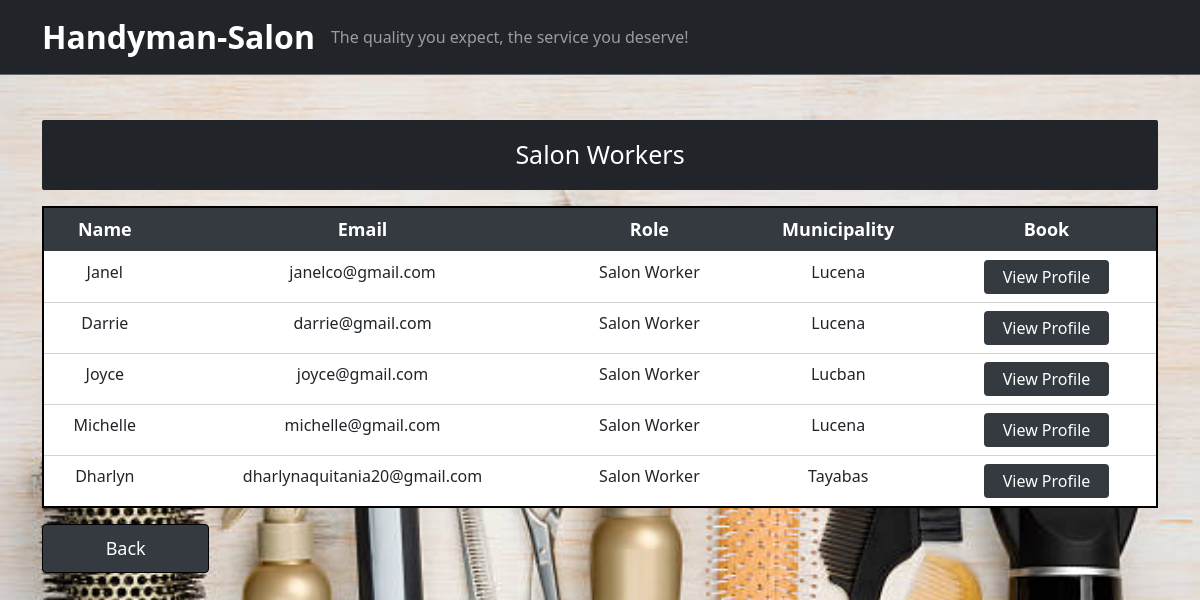
Page /Worker/SalonLists.php on the committed database.
### tables this page shows
CREATE TABLE `workerslogin_tb` (
  `w_login_id` int(11) NOT NULL,
  `w_fname` varchar(60) NOT NULL,
  `w_lname` varchar(60) NOT NULL,
  `w_birthday` date NOT NULL,
  `w_gender` varchar(60) NOT NULL,
  `w_municipality` varchar(60) NOT NULL,
  `w_number` varchar(60) NOT NULL,
  `w_email` varchar(60) NOT NULL,
  `w_password` varchar(60) NOT NULL,
  `w_role` varchar(60) NOT NULL,
  `w_file` varchar(60) NOT NULL,
  `w_status` varchar(100) NOT NULL DEFAULT 'pending',
  `w_haircutprice` varchar(11) NOT NULL,
  `w_hair_color_price` varchar(11) NOT NULL,
  `w_manicure_price` varchar(11) NOT NULL,
  `w_pedicure_price` varchar(11) NOT NULL,
  `w_make_up_price` varchar(11) NOT NULL,
  `w_haircut` varchar(60) NOT NULL,
  `w_haircolor` varchar(60) NOT NULL,
  `w_manicure` varchar(60) NOT NULL,
  `w_pedicure` varchar(60) NOT NULL,
  `w_makeup` varchar(60) NOT NULL,
  `w_img` varchar(60) NOT NULL,
  `w_withdraw` varchar(100) NOT NULL DEFAULT 'pending'
);

### Worker/SalonLists.php (the view, shortened to what this page needs)
<?php
include('../dbConnection.php');
?>
<!DOCTYPE html>
<html lang="en">
<head>
  <link rel="stylesheet" href="../css/bootstrap.min.css">
<link rel="stylesheet" href="../css/custom.css">
<link rel="stylesheet" href="../css/responsive.css">
<link rel="stylesheet" href="../css/styles.css">
</head>
<body>
<nav class="navbar navbar-expand-lg navbar-dark bg-dark fixed-top">
  <div class="container fluid">
    <a href="../index.php" class="navbar-brand">Handyman-Salon</a>
    <span class="navbar-text">The quality you expect, the service you deserve!</span>
  </div>
 </nav>
<section class="section-5" style="margin-top: 10%;">
      <div class="container">
      <div class="row gx-0">
        <div class="text-center">
        <p class="bg-dark text-white p-3" style="border-radius: 2px; font-size:25px">Salon Workers</p>
        <?php
          $sql= "SELECT * FROM workerslogin_tb WHERE w_role ='Salon Worker'";
          $result = $conn->query($sql);
          if($result->num_rows > 0){
            ?>
            <table class="table" style="text-align: center;">
              <thead>
              <tr>
                <th scope="col">Name</th>
                <th scope="col">Email</th>
                <th scope="col">Role</th>
                <th scope="col">Municipality</th>
                <th scope="col">Book</th>
              </tr>
              </thead>
              <tbody>
              <?php  while($row = $result->fetch_assoc()){
                echo '<tr>';
                echo  '<td>'.$row["w_fname"]. '</td>';
                echo  '<td>'.$row["w_email"]. '</td>';
                echo  '<td>'.$row["w_role"]. '</td>';
                echo  '<td>'.$row["w_municipality"]. '</td>';
                echo  '<td>';
                echo'
              <form ">
              <input type="hidden" name="id" value='.$row["w_login_id"].'>
              <button
                type = "button"
                class="btn"
                name="view"
                value="View"
                data-toggle="modal"
                data-target="#myModal1"
              >
                  </i> <a >View Profile</a>
              </button>
              </form>
              </td>
              </tr>';
               } ?>
              </tbody>
            </table>
        <?php
          }else{
            echo'0 Result';
          }
        ?>
      </div>
    </div>
    <button class="btn1"><a href="../index.php">Back</a></button>
    </div>
  </section>
</body>
</html>

### css/custom.css (style rules this page uses)
.navbar-brand { font-family: 'Ubuntu', sans-serif; font-size: 2em; font-weight: bold; }

### css/styles.css (style rules this page uses)
.navbar { position: absolute; background: transparent; width: 100%; z-index: 10; border-bottom: 1px solid rgba(255, 255, 255, 0.3); }
.navbar-brand { font-family: var(--Noto-Sans); font-size: 2rem; font-weight: bold ; color: white!important; }

### Worker/SalonLists.php (style rules this page uses)
body { background-image: url(Images/Back1.jpg); background-repeat: no-repeat; background-size: cover; }
.table { background-color: white; border: 2px solid black; }
.table th { background-color: #343a40; color: white; font-size: 18px; }
.table th, td { border-bottom: 1px solid lightgray; }
.btn { padding: 4px 18px; background-color: #343a40; color: white; }
.btn1 { background-color: #343a40; color: white; font-size: 18px; padding: 10px 15px; border-radius: 4px; border:1px solid black; width: 15%; text-align: center; }
a { color: white; text-decoration: none; }

### rows in the picture
workerslogin_tb: w_fname "Janel", w_email "janelco@gmail.com", w_role "Salon Worker", w_municipality "Lucena"
workerslogin_tb: w_fname "Darrie", w_email "darrie@gmail.com", w_role "Salon Worker", w_municipality "Lucena"
workerslogin_tb: w_fname "Joyce", w_email "joyce@gmail.com", w_role "Salon Worker", w_municipality "Lucban"
workerslogin_tb: w_fname "Michelle", w_email "michelle@gmail.com", w_role "Salon Worker", w_municipality "Lucena"
workerslogin_tb: w_fname "Dharlyn", w_email "dharlynaquitania20@gmail.com", w_role "Salon Worker", w_municipality "Tayabas"
